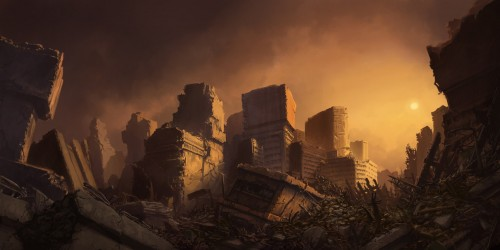
#> input picture arithmeticOperation/input1.jpg, 500 x 250 px
$ python aritmetik.py
#> lines starting #> are read from the running program, lines starting #| are printed output that depends on the picture
# Python programe to illustrate
# arithmetic operation of
# addition of two images

import cv2
import numpy as np

# images are loaded with imread command
image1 = cv2.imread('input1.jpg')
#> image1 is the input picture: shape (250, 500, 3); mean B, G, R 34.8, 52.4, 81
image2 = cv2.imread('input2.jpg')
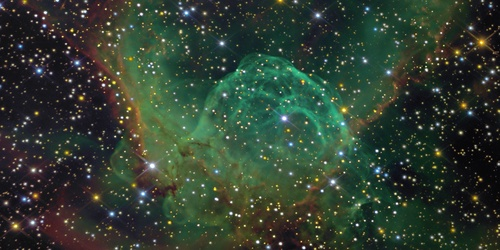
#> input picture arithmeticOperation/input2.jpg, 500 x 250 px
#> image2 is the input picture: shape (250, 500, 3); mean B, G, R 49.4, 62.5, 48.9

# cv2.addWeighted is applied over the
# image inputs with applied parameters
toplama = cv2.addWeighted(image1, 0.5, image2, 0.4, 0)

# the window showing output image
# with the weighted sum
cv2.imshow('Weighted Image', toplama)

# cv2.subtract is applied over the
# image inputs with applied parameters
cikarma = cv2.subtract(image1, image2)
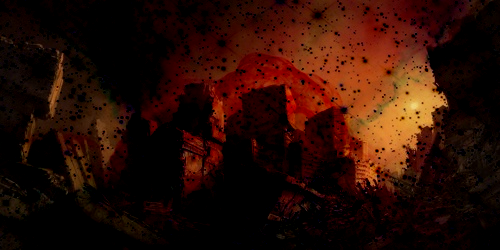
#> cikarma: shape (250, 500, 3); mean B, G, R 5, 13.5, 42

# the window showing output image
# with the subtracted image
cv2.imshow('Subtracted Image', cikarma)

# cv2.bitwise_and is applied over the
# image inputs with applied parameters
dest_and = cv2.bitwise_and(image2, image1, mask=None)
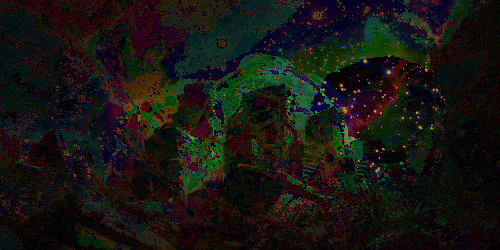
#> dest_and: shape (250, 500, 3); mean B, G, R 17, 21.6, 22.2

# the window showing output image
# with the Bitwise AND operation
# on the input images
cv2.imshow('Bitwise And', dest_and)

# cv2.bitwise_or is applied over the
# image inputs with applied parameters
dest_or = cv2.bitwise_or(image2, image1, mask=None)
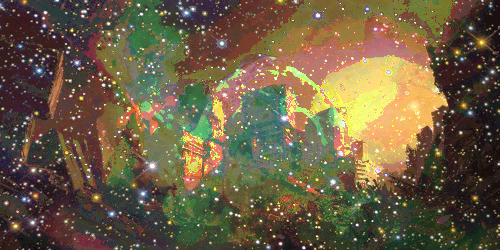
#> dest_or: shape (250, 500, 3); mean B, G, R 67.3, 93.3, 107.6

# the window showing output image
# with the Bitwise OR operation
# on the input images
cv2.imshow('Bitwise OR', dest_or)

# cv2.bitwise_xor is applied over the
# image inputs with applied parameters
dest_xor = cv2.bitwise_xor(image1, image2, mask=None)
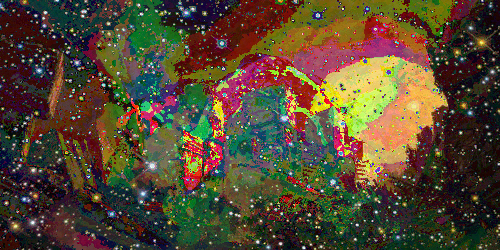
#> dest_xor: shape (250, 500, 3); mean B, G, R 50.3, 71.7, 85.4

# the window showing output image
# with the Bitwise XOR operation
# on the input images
cv2.imshow('Bitwise XOR', dest_xor)

# cv2.bitwise_not is applied over the
# image input with applied parameters
dest_not1 = cv2.bitwise_not(image1, mask=None)
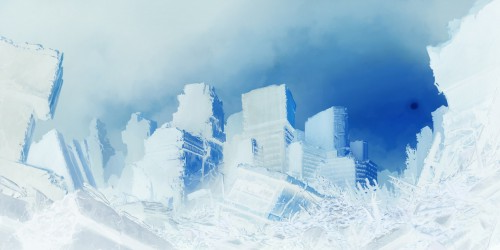
#> dest_not1: shape (250, 500, 3); mean B, G, R 220.2, 202.6, 174
dest_not2 = cv2.bitwise_not(image2, mask=None)
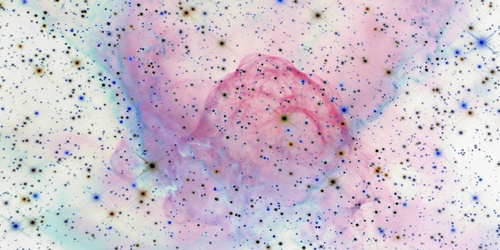
#> dest_not2: shape (250, 500, 3); mean B, G, R 205.6, 192.5, 206.1

# the windows showing output image
# with the Bitwise NOT operation
# on the 1st and 2nd input image
cv2.imshow('Bitwise NOT on image 1', dest_not1)
cv2.imshow('Bitwise NOT on image 2', dest_not2)


# De-allocate any associated memory usage
if cv2.waitKey(0) & 0xff == 27:

#> (key Esc is pressed here)
    cv2.destroyAllWindows()
